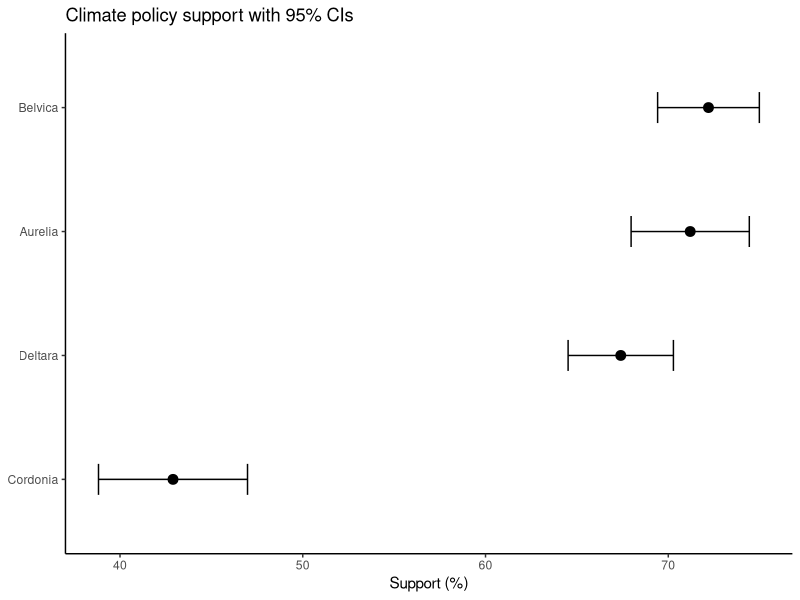
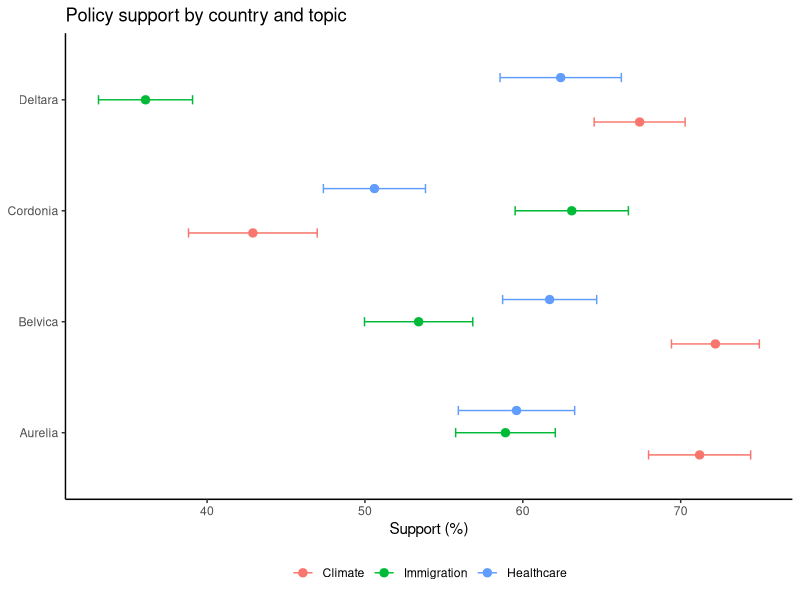
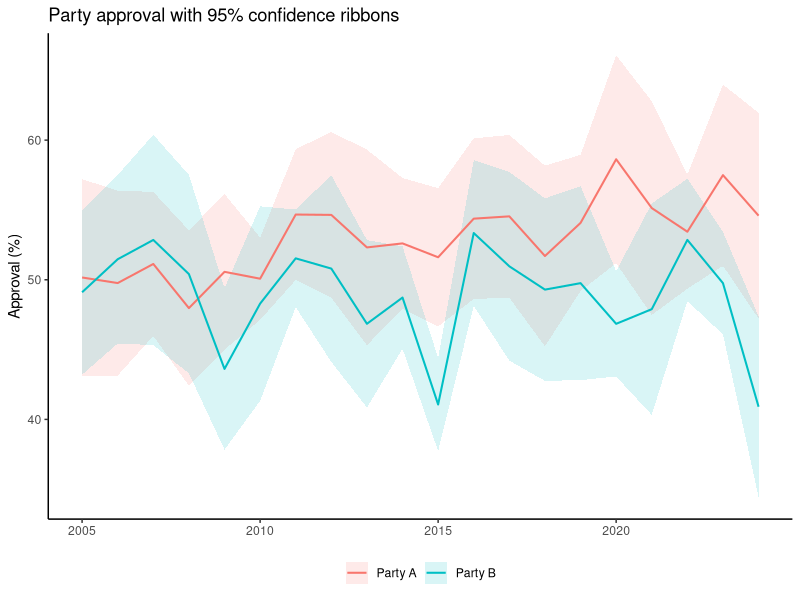
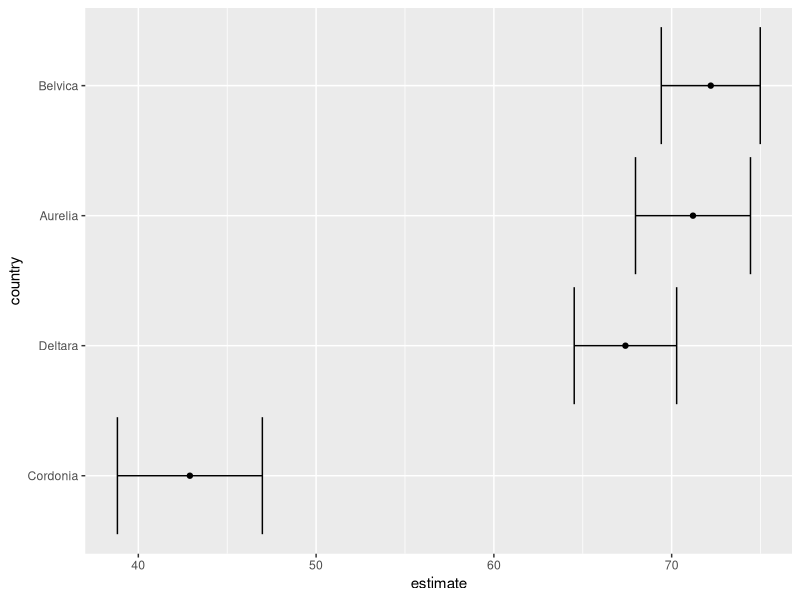
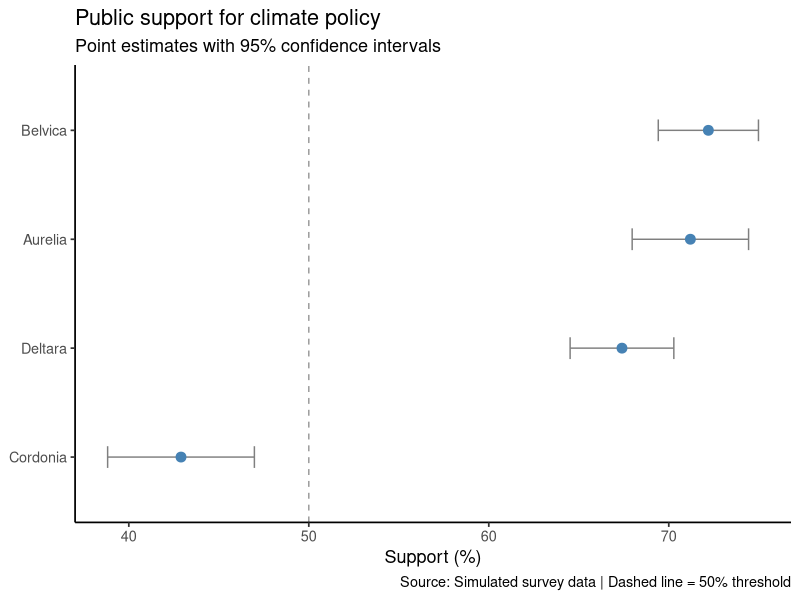
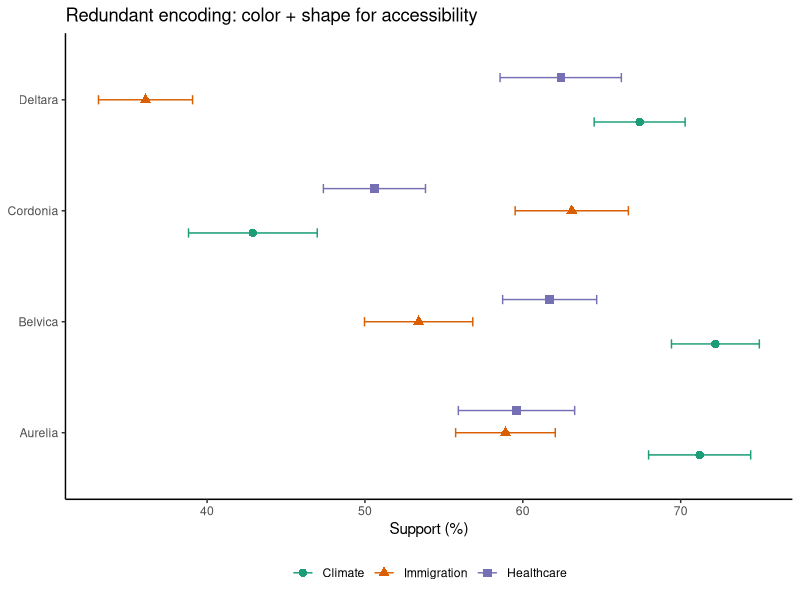
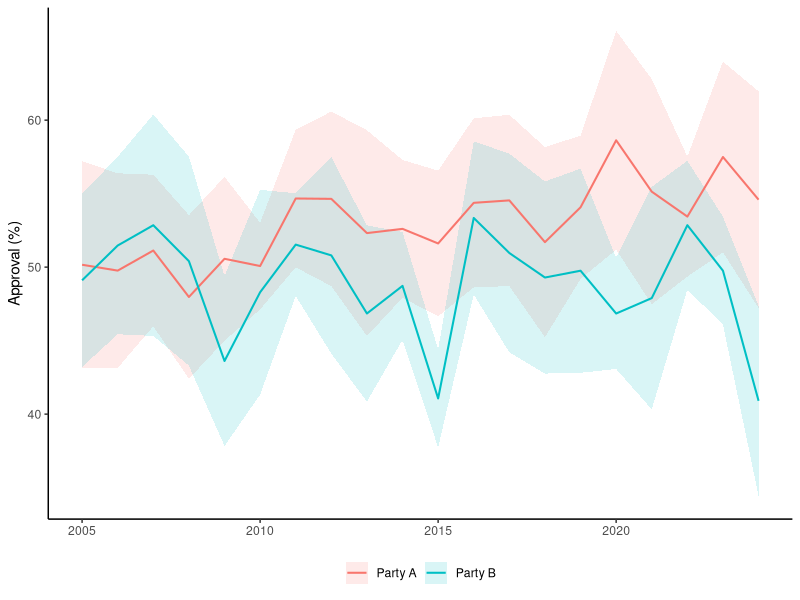
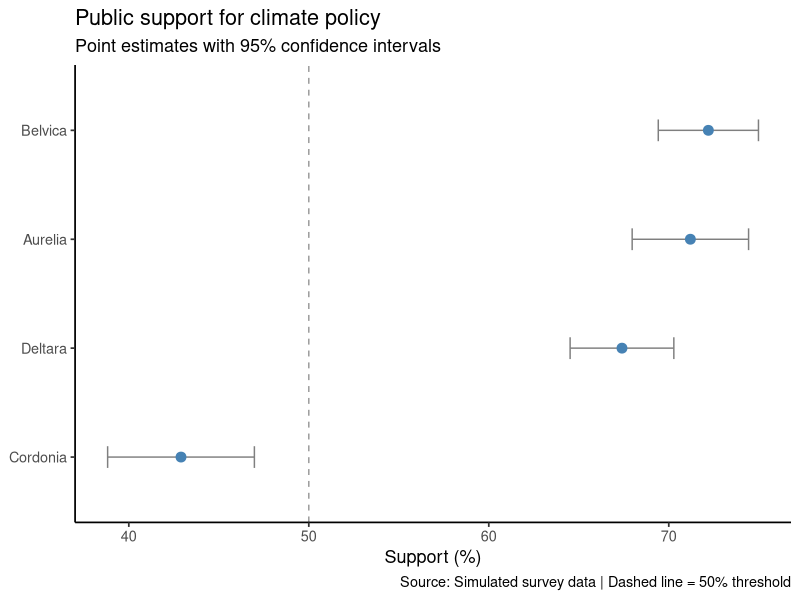

The R script that drew these images, in order:
## ---- chunk 1
library(ggplot2)
library(dplyr)
library(tidyr)
library(scales)

set.seed(42)
## ---- chunk 2
df_survey <- expand.grid(
  country = c("Aurelia", "Belvica", "Cordonia", "Deltara"),
  policy = c("Climate", "Immigration", "Healthcare")
) %>%
  mutate(
    estimate = round(runif(12, 30, 75), 1),
    n = sample(400:1200, 12, replace = TRUE),
    se = round(sqrt(estimate * (100 - estimate) / n), 2),
    lower = estimate - 1.96 * se,
    upper = estimate + 1.96 * se
  )
## ---- chunk 3
df_survey %>%
  select(country, policy, estimate, se, n) %>%
  arrange(policy, desc(estimate))
## ---- chunk 4
df_climate <- df_survey %>% filter(policy == "Climate") %>%
  mutate(country = reorder(country, estimate))

ggplot(df_climate, aes(x = estimate, y = country)) +
  geom_errorbarh(aes(xmin = lower, xmax = upper), height = 0.25) +
  geom_point(size = 3) +
  theme_classic() +
  labs(x = "Support (%)", y = NULL,
       title = "Climate policy support with 95% CIs")
## ---- chunk 5
df_survey <- df_survey %>%
  mutate(country = factor(country))

ggplot(df_survey, aes(x = estimate, y = country, color = policy)) +
  geom_errorbarh(aes(xmin = lower, xmax = upper),
                 height = 0.25, position = position_dodge(0.6)) +
  geom_point(size = 2.5, position = position_dodge(0.6)) +
  theme_classic() +
  theme(legend.position = "bottom") +
  labs(x = "Support (%)", y = NULL, color = NULL,
       title = "Policy support by country and topic")
## ---- chunk 6
df_ts <- data.frame(
  year = rep(2005:2024, 2),
  party = rep(c("Party A", "Party B"), each = 20)
) %>%
  group_by(party) %>%
  mutate(
    t = row_number(),
    estimate = ifelse(party == "Party A",
                      48 + 0.4 * t + rnorm(20, 0, 2),
                      52 - 0.2 * t + rnorm(20, 0, 2.5)),
    se = runif(20, 1.5, 4),
    lower = estimate - 1.96 * se,
    upper = estimate + 1.96 * se
  ) %>%
  ungroup()
## ---- chunk 7
ggplot(df_ts, aes(x = year, color = party, fill = party)) +
  geom_ribbon(aes(ymin = lower, ymax = upper), alpha = 0.15, color = NA) +
  geom_line(aes(y = estimate), linewidth = 0.7) +
  theme_classic() +
  theme(legend.position = "bottom") +
  labs(x = NULL, y = "Approval (%)", color = NULL, fill = NULL,
       title = "Party approval with 95% confidence ribbons")
## ---- chunk 8
p_before <- ggplot(df_climate, aes(x = estimate, y = country)) +
  geom_point() +
  geom_errorbarh(aes(xmin = lower, xmax = upper))

p_before
## ---- chunk 9
p_after <- ggplot(df_climate, aes(x = estimate, y = country)) +
  geom_vline(xintercept = 50, linetype = "dashed", alpha = 0.4) +
  geom_errorbarh(aes(xmin = lower, xmax = upper),
                 height = 0.2, color = "grey50") +
  geom_point(size = 3, color = "steelblue") +
  theme_classic(base_size = 13) +
  labs(
    x = "Support (%)",
    y = NULL,
    title = "Public support for climate policy",
    subtitle = "Point estimates with 95% confidence intervals",
    caption = "Source: Simulated survey data | Dashed line = 50% threshold"
  )

p_after
## ---- chunk 10
ggsave("climate_support_polished.png",
       plot = p_after,
       width = 7, height = 4,
       dpi = 300, units = "in")
## ---- chunk 11
ggplot(df_survey, aes(x = estimate, y = country, color = policy, shape = policy)) +
  geom_errorbarh(aes(xmin = lower, xmax = upper),
                 height = 0.25, position = position_dodge(0.6)) +
  geom_point(size = 2.5, position = position_dodge(0.6)) +
  scale_color_brewer(palette = "Dark2") +
  theme_classic() +
  theme(legend.position = "bottom") +
  labs(x = "Support (%)", y = NULL, color = NULL, shape = NULL,
       title = "Redundant encoding: color + shape for accessibility")
## ---- chunk 12
p <- ggplot(df_ts, aes(x = year, color = party, fill = party)) +
  geom_ribbon(aes(ymin = lower, ymax = upper), alpha = 0.15, color = NA) +
  geom_line(aes(y = estimate), linewidth = 0.7) +
  theme_classic() +
  theme(legend.position = "bottom") +
  labs(x = NULL, y = "Approval (%)", color = NULL, fill = NULL)

p

ggsave("approval_uncertainty.png", plot = p, width = 7, height = 4, dpi = 300)
